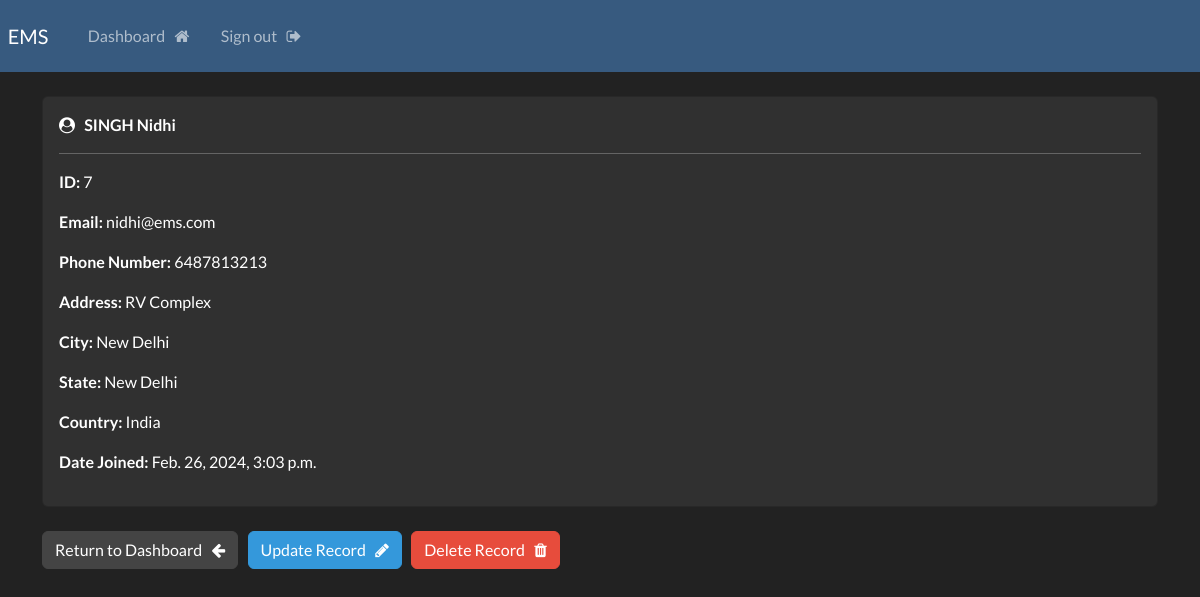
Page /record/7 (signed in) on the committed database.
### webapp/models.py (models this page shows, shortened)
class Record(models.Model):
    creation_date = models.DateTimeField(auto_now_add=True)
    first_name = models.CharField(max_length=100)
    last_name = models.CharField(max_length=100)
    email = models.CharField(max_length=255)
    phone = models.CharField(max_length=10)
    address = models.CharField(max_length=300)
    city = models.CharField(max_length=50)
    state = models.CharField(max_length=100)
    country = models.CharField(max_length=100)

### webapp/views.py (the view)
# urls.py: path('record/<int:pk>', views.singular_record, name="record"),
@login_required(login_url='my-login')
def singular_record(request, pk):
    all_records = Record.objects.get(id=pk)
    context = {'record':all_records}
    return render(request, 'webapp/view-record.html', context=context)

### webapp/templates/webapp/view-record.html (shortened to what this page needs)
{% extends 'webapp/base.html' %}
{% block content %}
    <div class="card">
        <div class="card-body">
            <i class="fa fa-user-circle" aria-hidden="true"></i> &nbsp;
            <strong>
                {{record.last_name|upper}}
                {{record.first_name}}
            </strong>
            <hr>
                <p> <strong> ID: </strong> {{record.id}} </p>
                <p> <strong> Email: </strong> {{record.email}} </p>
                <p> <strong> Phone Number: </strong> {{record.phone}} </p>
                <p> <strong> Address: </strong> {{record.address}} </p>
                <p> <strong> City: </strong> {{record.city}} </p>
                <p> <strong> State: </strong> {{record.state}} </p>
                <p> <strong> Country: </strong> {{record.country}} </p>
                <p> <strong> Date Joined: </strong> {{record.creation_date}} </p>
        </div>
    </div>
    <br>
    <a href="{% url 'dashboard' %}" class="btn btn-secondary"> Return to Dashboard &nbsp; <i class="fa fa-arrow-left" aria-hidden="true"></i></a>
    <a href="{% url 'update-record' record.id %}" class="btn btn-info"> Update Record &nbsp; <i class="fa fa-pencil" aria-hidden="true"></i> </a>
    <a href="{% url 'delete-record' record.id %}" class="btn btn-danger"> Delete Record &nbsp; <i class="fa fa-trash" aria-hidden="true"></i> </a>
{% endblock %}

### rows in the picture
Record: last_name "SINGH", first_name "Nidhi", id "7", email "nidhi@ems.com", phone "6487813213", address "RV Complex", city "New Delhi", state "New Delhi", country "India", creation_date "Feb. 26, 2024, 3:03 p.m."
